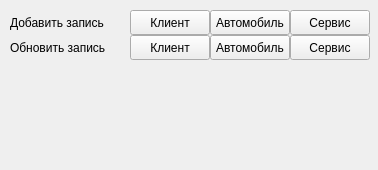
<?xml version="1.0" encoding="UTF-8"?>
<ui version="4.0">
 <class>Form</class>
 <widget class="QWidget" name="Form">
  <property name="geometry">
   <rect>
    <x>0</x>
    <y>0</y>
    <width>378</width>
    <height>170</height>
   </rect>
  </property>
  <property name="windowTitle">
   <string>Form</string>
  </property>
  <widget class="QLabel" name="label">
   <property name="geometry">
    <rect>
     <x>10</x>
     <y>10</y>
     <width>120</width>
     <height>25</height>
    </rect>
   </property>
   <property name="text">
    <string>Добавить запись</string>
   </property>
  </widget>
  <widget class="QPushButton" name="InsertClientButton">
   <property name="geometry">
    <rect>
     <x>130</x>
     <y>10</y>
     <width>80</width>
     <height>25</height>
    </rect>
   </property>
   <property name="text">
    <string>Клиент</string>
   </property>
  </widget>
  <widget class="QPushButton" name="InsertCarButton">
   <property name="geometry">
    <rect>
     <x>210</x>
     <y>10</y>
     <width>80</width>
     <height>25</height>
    </rect>
   </property>
   <property name="text">
    <string>Автомобиль</string>
   </property>
  </widget>
  <widget class="QPushButton" name="InsertServiceButton">
   <property name="geometry">
    <rect>
     <x>290</x>
     <y>10</y>
     <width>80</width>
     <height>25</height>
    </rect>
   </property>
   <property name="text">
    <string>Сервис</string>
   </property>
  </widget>
  <widget class="QPushButton" name="UpdateClientButton">
   <property name="geometry">
    <rect>
     <x>130</x>
     <y>35</y>
     <width>80</width>
     <height>25</height>
    </rect>
   </property>
   <property name="text">
    <string>Клиент</string>
   </property>
  </widget>
  <widget class="QPushButton" name="UpdateCarButton">
   <property name="geometry">
    <rect>
     <x>210</x>
     <y>35</y>
     <width>80</width>
     <height>25</height>
    </rect>
   </property>
   <property name="text">
    <string>Автомобиль</string>
   </property>
  </widget>
  <widget class="QLabel" name="label_2">
   <property name="geometry">
    <rect>
     <x>10</x>
     <y>35</y>
     <width>120</width>
     <height>25</height>
    </rect>
   </property>
   <property name="text">
    <string>Обновить запись</string>
   </property>
  </widget>
  <widget class="QPushButton" name="UpdateServiceButton">
   <property name="geometry">
    <rect>
     <x>290</x>
     <y>35</y>
     <width>80</width>
     <height>25</height>
    </rect>
   </property>
   <property name="text">
    <string>Сервис</string>
   </property>
  </widget>
 </widget>
 <resources/>
 <connections/>
</ui>
